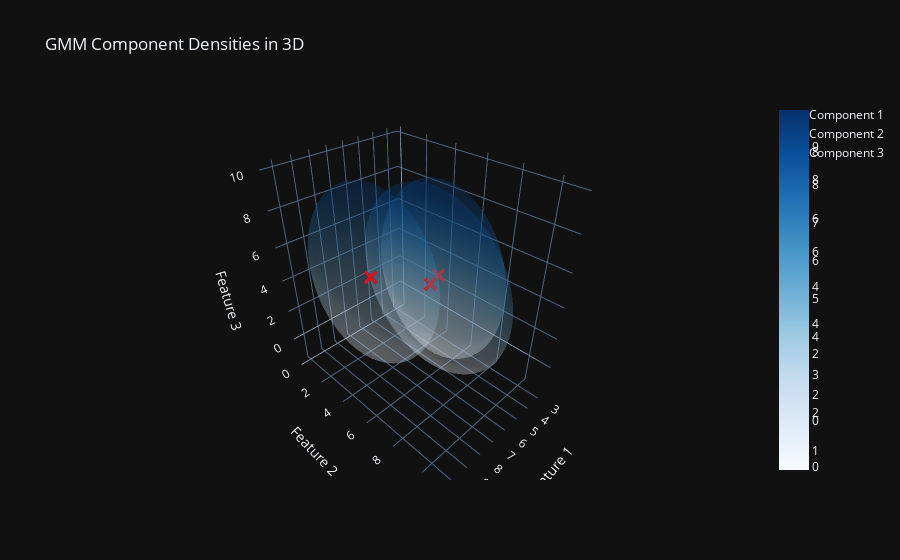

Notebook code cell kept with this figure:
### Markdown cell above
In this example, it's crystal clear that the GMM is more efficient than the KMEANS.   
When the label are merged, our GMM model is more capable to find some good clusters, where the KMEANS finds more disparate ones  
Let's explore the densities determined in this example

### Code cell
def plot_gmm_densities_3d(gmm):
    fig = go.Figure()

    for i in range(gmm.k):
        mu = gmm.mu_[i]
        Sigma = gmm.Sigma_[i]

        # Points for the mean (mu)
        fig.add_trace(go.Scatter3d(x=[mu[0]], y=[mu[1]], z=[mu[2]], mode='markers', name=f'Component {i + 1}', marker=dict(size=5, symbol='x', color='red')))

        # Compute the eigenvectors and eigenvalues for the covariance (Sigma)
        eigvalues, eigvectors = np.linalg.eigh(Sigma)
        width, height, depth = 2 * np.sqrt(2) * np.sqrt(eigvalues)

        # Create 3D ellipsoid to represent the covariance
        u = np.linspace(0, 2 * np.pi, 100)
        v = np.linspace(0, np.pi, 100)
        x = width * np.outer(np.cos(u), np.sin(v)) + mu[0]
        y = height * np.outer(np.sin(u), np.sin(v)) + mu[1]
        z = depth * np.outer(np.ones_like(u), np.cos(v)) + mu[2]

        fig.add_trace(go.Surface(x=x, y=y, z=z, colorscale='blues', opacity=0.2))

    fig.update_layout(scene=dict(
        xaxis_title='Feature 1',
        yaxis_title='Feature 2',
        zaxis_title='Feature 3',
    ))

    fig.update_layout(title='GMM Component Densities in 3D')
    fig.update_layout(template="plotly_dark")
    fig.show()

# Utilisez cette fonction pour afficher les densités de composantes GMM en 3D avec Plotly
plot_gmm_densities_3d(gmm)

### Figure 1 — Plotly figure (JSON) as saved in the notebook; plotly's stock layout.template omitted (floating-point values rounded to 4 significant figures; data arrays with more than 128 entries replaced by an {"elided": "..."} marker saying what was removed)
{"data": [{"marker": {"color": "red", "size": 5, "symbol": "x"}, "mode": "markers", "name": "Component 1", "type": "scatter3d", "x": [6.366], "y": [6.282], "z": [4.93]}, {"colorscale": [[0, "rgb(247,251,255)"], [0.125, "rgb(222,235,247)"], [0.25, "rgb(198,219,239)"], [0.375, "rgb(158,202,225)"], [0.5, "rgb(107,174,214)"], [0.625, "rgb(66,146,198)"], [0.75, "rgb(33,113,181)"], [0.875, "rgb(8,81,156)"], [1, "rgb(8,48,107)"]], "opacity": 0.2, "type": "surface", "x": {"elided": "100x100 float values"}, "y": {"elided": "100x100 float values"}, "z": {"elided": "100x100 float values"}}, {"marker": {"color": "red", "size": 5, "symbol": "x"}, "mode": "markers", "name": "Component 2", "type": "scatter3d", "x": [8.295], "y": [4.137], "z": [5.225]}, {"colorscale": [[0, "rgb(247,251,255)"], [0.125, "rgb(222,235,247)"], [0.25, "rgb(198,219,239)"], [0.375, "rgb(158,202,225)"], [0.5, "rgb(107,174,214)"], [0.625, "rgb(66,146,198)"], [0.75, "rgb(33,113,181)"], [0.875, "rgb(8,81,156)"], [1, "rgb(8,48,107)"]], "opacity": 0.2, "type": "surface", "x": {"elided": "100x100 float values"}, "y": {"elided": "100x100 float values"}, "z": {"elided": "100x100 float values"}}, {"marker": {"color": "red", "size": 5, "symbol": "x"}, "mode": "markers", "name": "Component 3", "type": "scatter3d", "x": [4.334], "y": [4.963], "z": [3.89]}, {"colorscale": [[0, "rgb(247,251,255)"], [0.125, "rgb(222,235,247)"], [0.25, "rgb(198,219,239)"], [0.375, "rgb(158,202,225)"], [0.5, "rgb(107,174,214)"], [0.625, "rgb(66,146,198)"], [0.75, "rgb(33,113,181)"], [0.875, "rgb(8,81,156)"], [1, "rgb(8,48,107)"]], "opacity": 0.2, "type": "surface", "x": {"elided": "100x100 float values"}, "y": {"elided": "100x100 float values"}, "z": {"elided": "100x100 float values"}}], "layout": {"scene": {"xaxis": {"title": {"text": "Feature 1"}}, "yaxis": {"title": {"text": "Feature 2"}}, "zaxis": {"title": {"text": "Feature 3"}}}, "title": {"text": "GMM Component Densities in 3D"}}}
